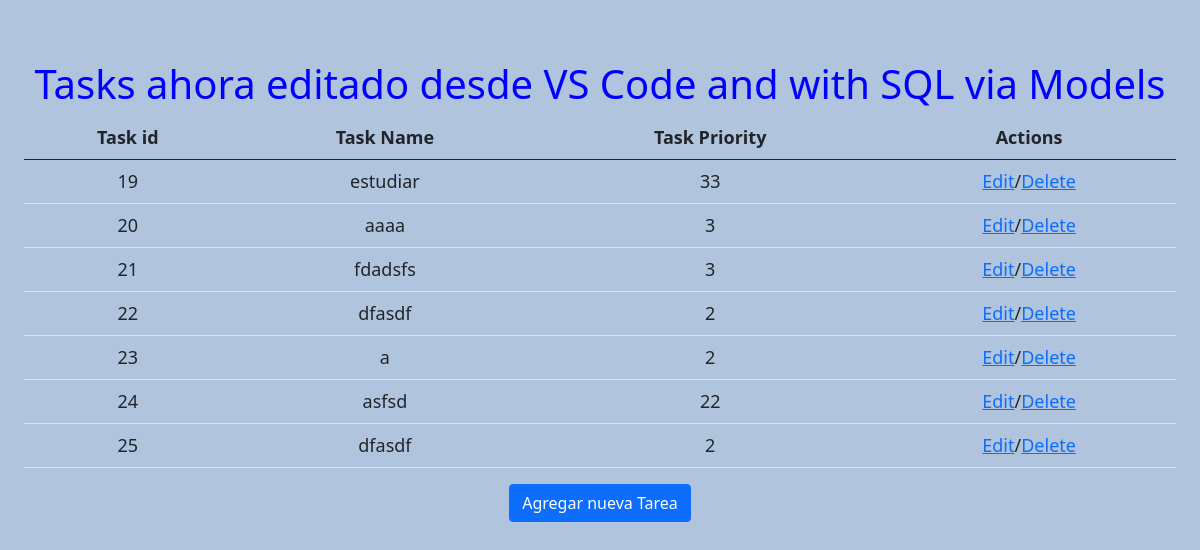
/tasks/, run on an earlier commit of the app's database.
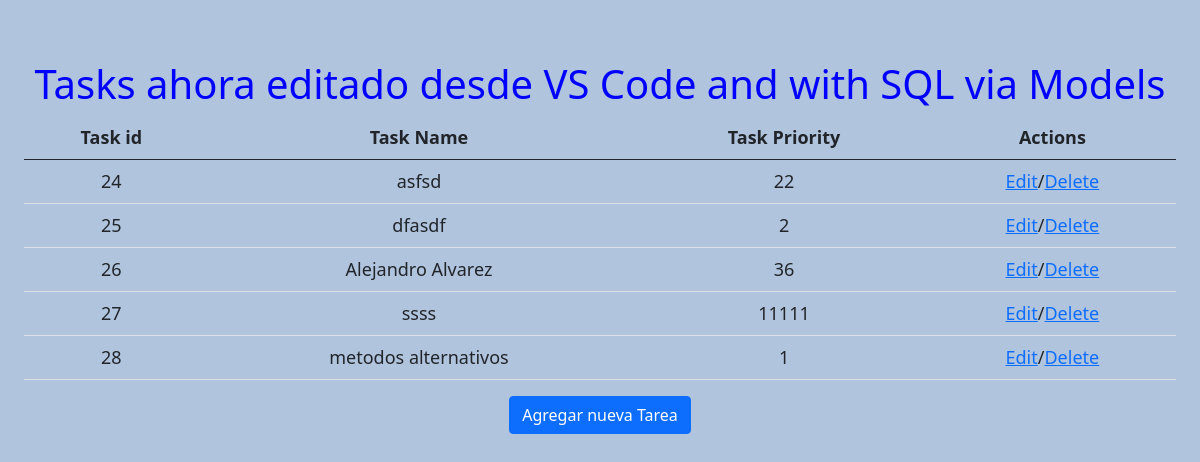
And on a later commit of the database.
### tasks/models.py (models this page shows, shortened)
class Task(models.Model):
    name = models.CharField(max_length=64)
    priority = models.IntegerField()

### tasks/views.py (the view)
# urls.py: path('', index),
def index(request):
    return render(request, "tasks/index.html", {
        "tasks": Task.objects.all()
    })

### tasks/templates/tasks/index.html
{% extends "tasks/layout.html" %}
{% block body %}
<h1 clas> Tasks ahora editado desde VS Code and with SQL via Models</h1>
<table class="table">
  <thead class="thead-dark">
    <tr>
      <th>Task id</th>
      <th>Task Name</th>
      <th>Task Priority</th>
      <th>Actions</th>
    </tr>
  </thead>
  <tbody>
    {% for task in tasks %}
    <tr>
      <td>{{ task.id}}</td>
      <td>{{ task.name }}</td>
      <td>{{ task.priority }}</td>
      <td><a href="{% url 'tasks:edit' task.id %} ">Edit</a>/<a href="{% url 'tasks:delete' task.id %} ">Delete</a></td>
    </tr>
    {% empty %}
    <h3>No tasks yet</h3>
    {% endfor %}
  </tbody>
</table>
<a class="btn btn-primary" href="{% url 'tasks:add' %}" role="button"> Agregar nueva Tarea</a>
{% endblock %}

### tasks/templates/tasks/layout.html (shortened to what this page needs)
<!DOCTYPE html>
<html lang="en">
<link href="https://cdn.jsdelivr.net/npm/bootstrap@5.0.0-beta2/dist/css/bootstrap.min.css" rel="stylesheet"
>
{% load static %}
<link rel="stylesheet" type="text/css" href="{% static 'tasks/style.css' %}">
<head>
</head>
<body>
    {% block body %}
    {% endblock %}
</body>
</html>

### tasks/static/tasks/style.css (style rules this page uses)
body { background-color:lightsteelblue; font-size:large; color: blue; text-align: center; padding-top: 2%; column-span: all; margin-top: 3%; margin-inline: 2%; }
tr,th,td { text-align: center; }
h1 { text-align: center; }

What changed in the data, as far as the page shows it:
removed Task: id "19", name "estudiar", priority "33"
removed Task: id "20", name "aaaa", priority "3"
removed Task: id "21", name "fdadsfs", priority "3"
removed Task: id "22", name "dfasdf", priority "2"
removed Task: id "23", name "a", priority "2"
added Task: id "26", name "Alejandro Alvarez", priority "36"
added Task: id "27", name "ssss", priority "11111"
added Task: id "28", name "metodos alternativos", priority "1"
